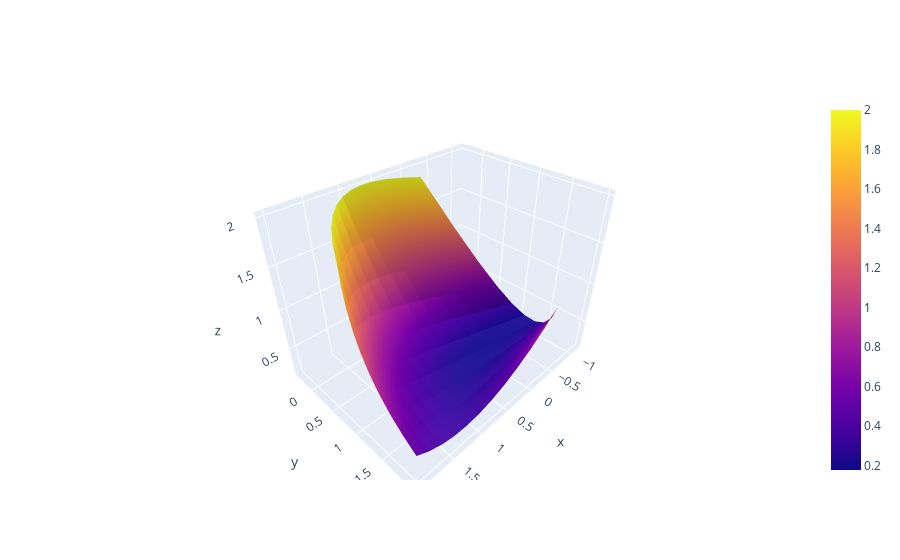

The notebook cell this image was saved under:
### Code cell
import plotly.graph_objects as go

fig = go.Figure()

# 3D surface plot
fig.add_trace(go.Surface(z=zBezier, x=xBezier, y=yBezier))

# Scatter plot
fig.add_trace(go.Scatter3d(x=x, y=y, z=z, mode='markers'))

fig.show()
